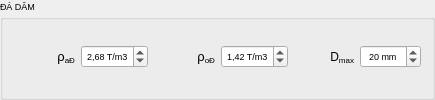
       <widget class="QGroupBox" name="Da">
        <property name="minimumSize">
         <size>
          <width>435</width>
          <height>48</height>
         </size>
        </property>
        <property name="font">
         <font>
          <family>Tahoma</family>
          <pointsize>7</pointsize>
         </font>
        </property>
        <property name="tabletTracking">
         <bool>false</bool>
        </property>
        <property name="layoutDirection">
         <enum>Qt::LeftToRight</enum>
        </property>
        <property name="autoFillBackground">
         <bool>true</bool>
        </property>
        <property name="locale">
         <locale language="Vietnamese" country="Vietnam"/>
        </property>
        <property name="inputMethodHints">
         <set>Qt::ImhDialableCharactersOnly|Qt::ImhDigitsOnly|Qt::ImhEmailCharactersOnly|Qt::ImhFormattedNumbersOnly|Qt::ImhLatinOnly|Qt::ImhLowercaseOnly|Qt::ImhUppercaseOnly|Qt::ImhUrlCharactersOnly</set>
        </property>
        <property name="title">
         <string>ĐÁ DĂM</string>
        </property>
        <property name="flat">
         <bool>false</bool>
        </property>
        <property name="checkable">
         <bool>false</bool>
        </property>
        <layout class="QHBoxLayout" name="horizontalLayout_2">
         <item>
          <widget class="QLabel" name="label_26">
           <property name="minimumSize">
            <size>
             <width>45</width>
             <height>19</height>
            </size>
           </property>
           <property name="font">
            <font>
             <family>Tahoma</family>
             <pointsize>7</pointsize>
            </font>
           </property>
           <property name="text">
            <string>&lt;html&gt;&lt;head/&gt;&lt;body&gt;&lt;p align=&quot;right&quot;&gt;&lt;span style=&quot; font-family:'Calibri,sans-serif'; font-size:10pt;&quot;&gt;ρ&lt;/span&gt;&lt;span style=&quot; font-size:9pt; vertical-align:sub;&quot;&gt;aĐ&lt;/span&gt;&lt;/p&gt;&lt;/body&gt;&lt;/html&gt;</string>
           </property>
          </widget>
         </item>
         <item>
          <widget class="QDoubleSpinBox" name="doubleSpinBox_39">
           <property name="minimumSize">
            <size>
             <width>45</width>
             <height>19</height>
            </size>
           </property>
           <property name="font">
            <font>
             <family>Tahoma</family>
             <pointsize>7</pointsize>
            </font>
           </property>
           <property name="alignment">
            <set>Qt::AlignCenter</set>
           </property>
           <property name="suffix">
            <string> T/m3</string>
           </property>
           <property name="maximum">
            <double>4.000000000000000</double>
           </property>
           <property name="singleStep">
            <double>0.010000000000000</double>
           </property>
           <property name="value">
            <double>2.680000000000000</double>
           </property>
          </widget>
         </item>
         <item>
          <widget class="QLabel" name="label_47">
           <property name="minimumSize">
            <size>
             <width>45</width>
             <height>19</height>
            </size>
           </property>
           <property name="font">
            <font>
             <family>Tahoma</family>
             <pointsize>7</pointsize>
            </font>
           </property>
           <property name="text">
            <string>&lt;html&gt;&lt;head/&gt;&lt;body&gt;&lt;p align=&quot;right&quot;&gt;&lt;span style=&quot; font-family:'Calibri,sans-serif'; font-size:10pt;&quot;&gt;ρ&lt;/span&gt;&lt;span style=&quot; font-family:'Calibri,sans-serif'; font-size:9pt; vertical-align:sub;&quot;&gt;oĐ&lt;/span&gt;&lt;/p&gt;&lt;/body&gt;&lt;/html&gt;</string>
           </property>
          </widget>
         </item>
         <item>
          <widget class="QDoubleSpinBox" name="doubleSpinBox_40">
           <property name="minimumSize">
            <size>
             <width>45</width>
             <height>19</height>
            </size>
           </property>
           <property name="font">
            <font>
             <family>Tahoma</family>
             <pointsize>7</pointsize>
            </font>
           </property>
           <property name="alignment">
            <set>Qt::AlignCenter</set>
           </property>
           <property name="suffix">
            <string> T/m3</string>
           </property>
           <property name="maximum">
            <double>4.000000000000000</double>
           </property>
           <property name="singleStep">
            <double>0.010000000000000</double>
           </property>
           <property name="value">
            <double>1.420000000000000</double>
           </property>
          </widget>
         </item>
         <item>
          <widget class="QLabel" name="label_49">
           <property name="minimumSize">
            <size>
             <width>45</width>
             <height>19</height>
            </size>
           </property>
           <property name="font">
            <font>
             <family>Tahoma</family>
             <pointsize>7</pointsize>
            </font>
           </property>
           <property name="text">
            <string>&lt;html&gt;&lt;head/&gt;&lt;body&gt;&lt;p align=&quot;right&quot;&gt;&lt;span style=&quot; font-family:'Calibri,sans-serif'; font-size:9pt;&quot;&gt;D&lt;/span&gt;&lt;span style=&quot; font-family:'Calibri,sans-serif'; font-size:9pt; vertical-align:sub;&quot;&gt;max&lt;/span&gt;&lt;/p&gt;&lt;/body&gt;&lt;/html&gt;</string>
           </property>
          </widget>
         </item>
         <item>
          <widget class="QDoubleSpinBox" name="doubleSpinBox_41">
           <property name="minimumSize">
            <size>
             <width>45</width>
             <height>19</height>
            </size>
           </property>
           <property name="font">
            <font>
             <family>Tahoma</family>
             <pointsize>7</pointsize>
            </font>
           </property>
           <property name="alignment">
            <set>Qt::AlignCenter</set>
           </property>
           <property name="suffix">
            <string> mm</string>
           </property>
           <property name="decimals">
            <number>0</number>
           </property>
           <property name="minimum">
            <double>5.000000000000000</double>
           </property>
           <property name="singleStep">
            <double>1.000000000000000</double>
           </property>
           <property name="value">
            <double>20.000000000000000</double>
           </property>
          </widget>
         </item>
        </layout>
       </widget>
